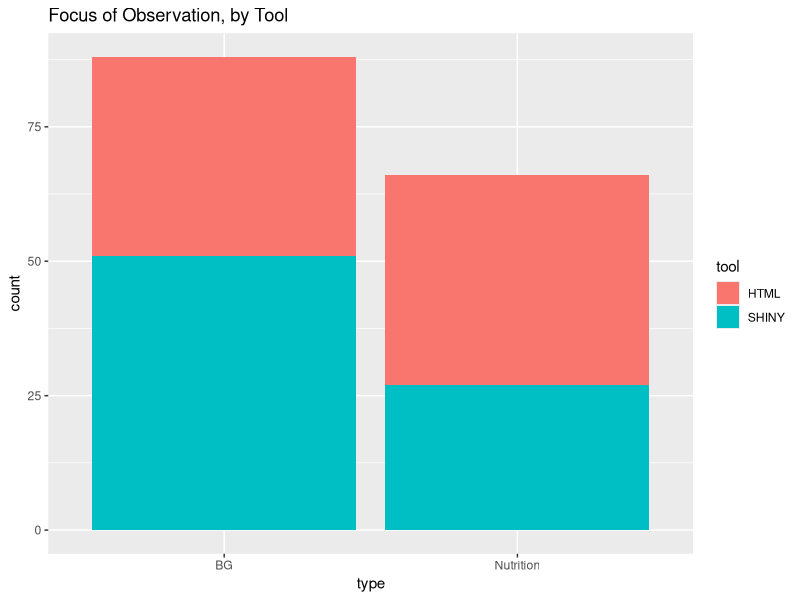
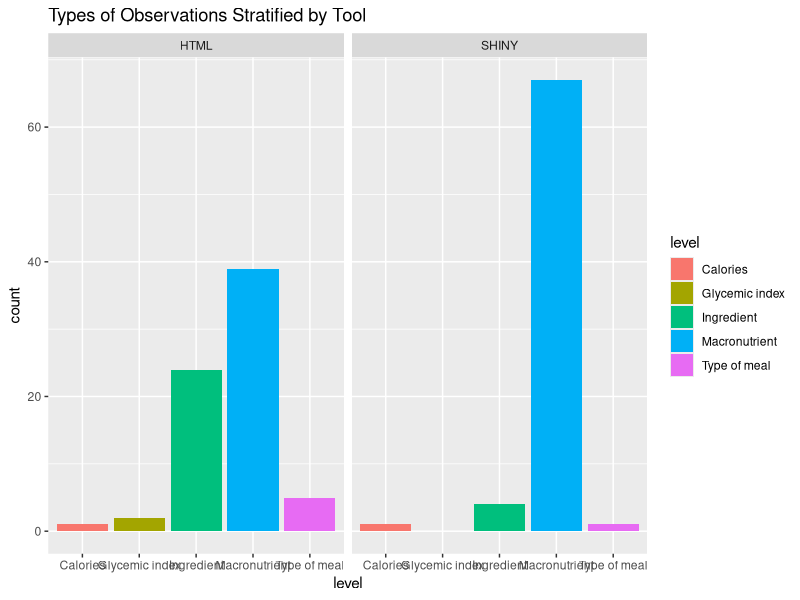
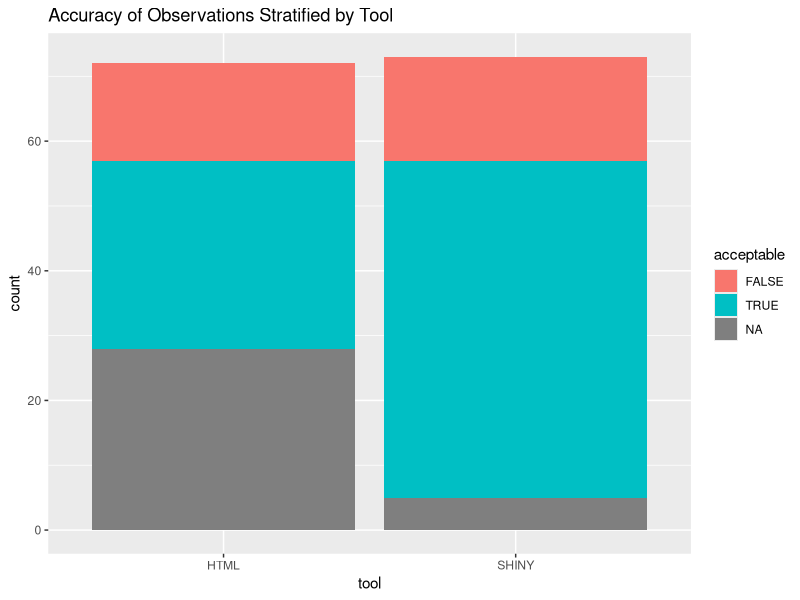
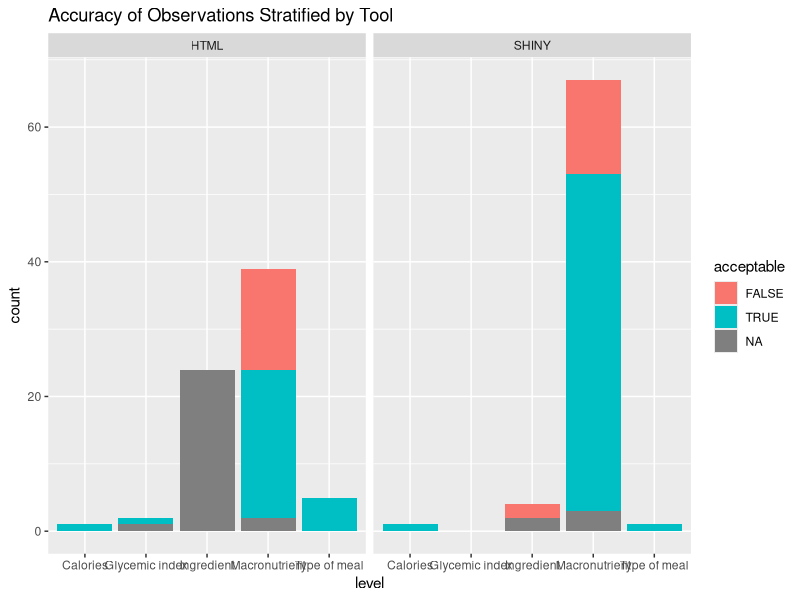

These charts were generated, in order, by the following R code:
## ---- chunk 1
library(openxlsx)
library(dplyr)
library(ggplot2)

# load data
P2 <- read.xlsx("observations.xlsx", sheet = 2, colNames = T) %>%
  select(-X1, -X11)
P1 <- read.xlsx("observations.xlsx", sheet = 1, colNames = T)[,colnames(P2)]
P1$patient <- 'P1'
P2$patient <- 'P2'
obs <- rbind(P1, P2)

table(obs$tool)
## ---- chunk 2
# comparing the distribution of observationsHTML vs. SHINY
table(obs$tool, obs$type)
chisq.test(obs$tool, obs$type)

ggplot(obs[!is.na(obs$tool) & !is.na(obs$level), ], 
       aes(x = type, fill = tool))+
  geom_histogram(stat="count")+
  ggtitle("Focus of Observation, by Tool")
## ---- chunk 3
# remove rows where level == 'n/a'
obs_rm <- obs %>%
  filter(!grepl("n/a", tolower(obs$level)))

ggplot(obs_rm[!is.na(obs_rm$tool) & !is.na(obs_rm$level), ], 
       aes(x = level, fill = level))+
  geom_histogram(stat="count")+
  facet_grid(~tool)+
  ggtitle("Types of Observations Stratified by Tool")

table(obs_rm$tool,obs_rm$level)
## ---- chunk 4
ggplot(obs_rm[!is.na(obs_rm$tool) & !is.na(obs_rm$type), ], 
       aes(x = tool, fill = acceptable))+
  geom_histogram(stat="count")+
  ggtitle("Accuracy of Observations Stratified by Tool")

table(obs_rm$tool, obs_rm$acceptable)
## ---- chunk 5
chisq.test(obs_rm$acceptable, obs_rm$tool)
## ---- chunk 6
BG <- obs_rm %>% filter(type == 'BG')
chisq.test(BG$acceptable, BG$tool)

table(BG$acceptable, BG$tool)
## ---- chunk 7
nutrition <- obs_rm %>% filter(type == 'Nutrition')
chisq.test(nutrition$acceptable, nutrition$tool)
table(nutrition$acceptable, nutrition$tool)
## ---- chunk 8
ggplot(obs_rm[!is.na(obs_rm$tool) & !is.na(obs_rm$level), ], 
       aes(x = level, fill = acceptable))+
  geom_histogram(stat="count")+
  facet_grid(~tool)+
  ggtitle("Accuracy of Observations Stratified by Tool")
